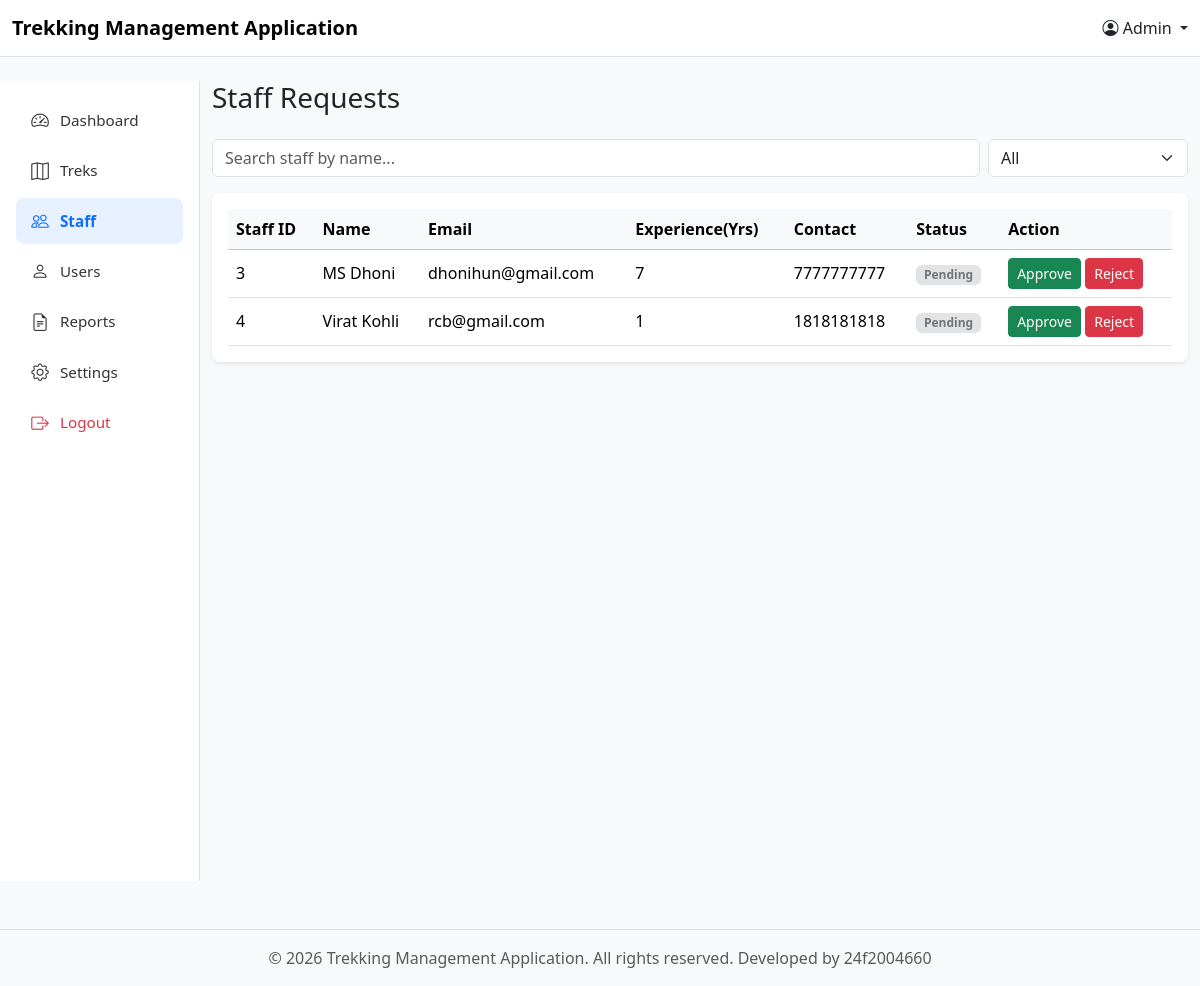
The page /manage_staffs on the database as committed earlier.
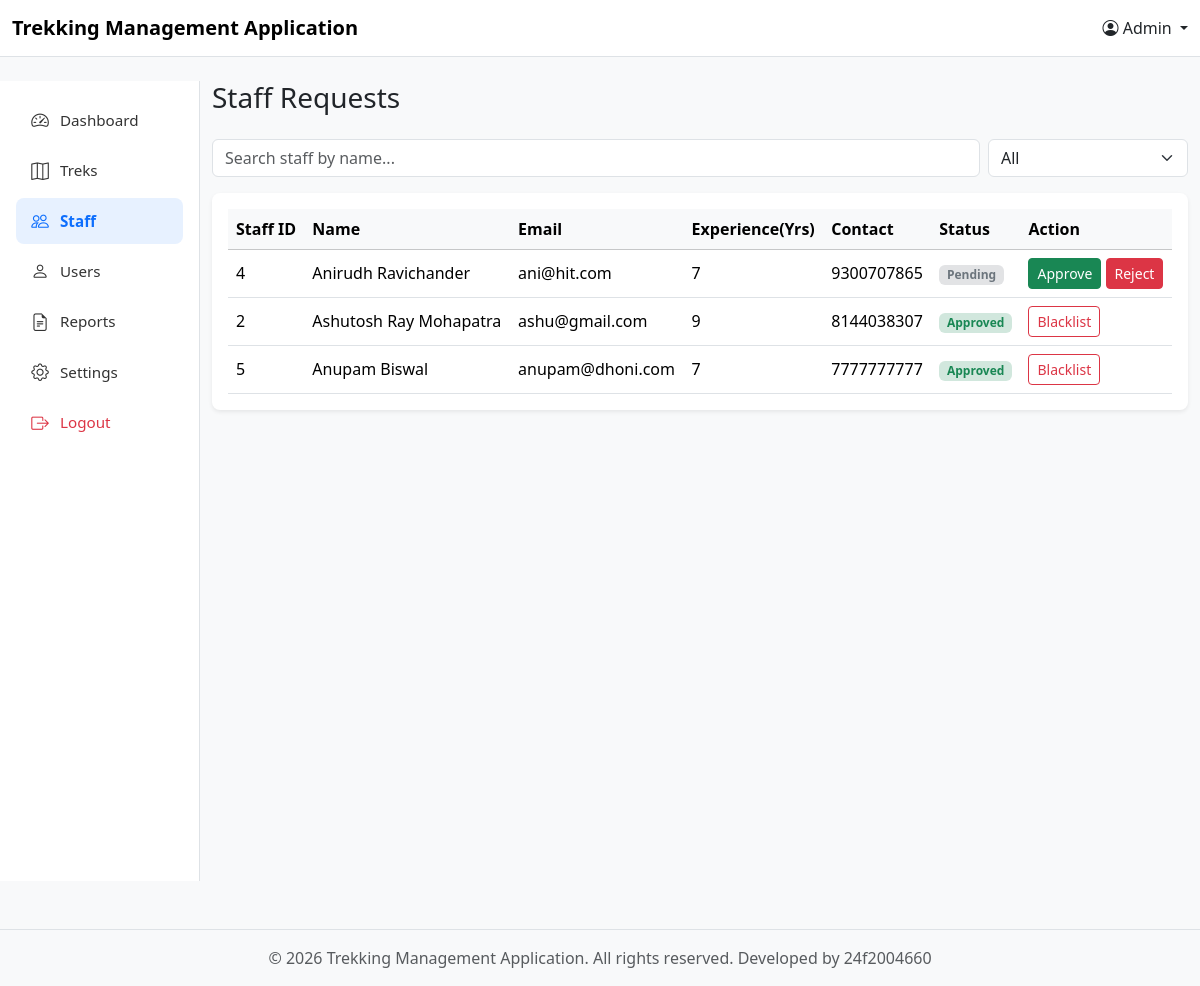
The same page on the database as committed later.
### models.py (models this page shows)
class staff_profile(db.Model):
    __tablename__ = 'staff_profile'
    id = db.Column(db.Integer, primary_key=True)
    staff_id = db.Column(db.Integer, db.ForeignKey('user_credentials.id'),unique = True, nullable=False) #linking user credentials to staff
    name = db.Column(db.String(100), nullable=False)
    address = db.Column(db.String(200), nullable=False)
    phone_number = db.Column(db.String(20), nullable=False)
    experience = db.Column(db.String(100), nullable=False)
    status = db.Column(db.Integer, nullable=False, default = 0) #0-registered(pending), 1-approved, 2-rejected,
    treks = db.relationship('Trek', backref='assigned_staff')

class User_Credentials(db.Model):
    __tablename__ = 'user_credentials' #user defined table name
    id =db.Column(db.Integer, primary_key=True)
    email = db.Column(db.String(100), unique=True, nullable=False)
    password = db.Column(db.String, nullable=False)
    role = db.Column(db.String(20), nullable=False) #allowed only 3 values admin 0, staff 1, user 2
    user = db.relationship('user_profile', cascade="all, delete", backref='user_back')
    staff = db.relationship('staff_profile', cascade="all, delete", backref='staff_back')

### controller.py (the view)
@app.route("/manage_staffs")
def admin_manage_staffs():
    s_data = get_staff_data()
    return render_template("Admin_templates/admin_manage_staffs.html", s_data=s_data)

### controller.py (called while the page is built)
def get_staff_data():
    s_data = db.session.query(staff_profile).filter().all()
    return s_data

### templates/Admin_templates/admin_manage_staffs.html (shortened to what this page needs)
{% extends "base.html" %}
{% set current_user = 'Admin' %}
{% block content %}
    <div class="row">
        {% set current_page = "staff" %}
        {% include "Admin_templates/components/admin_menu.html" %}
        <div class="col-md-10">
            <h3 class="mb-4">Staff Requests</h3>
            <div class="d-flex gap-2 mb-3">
                <input type="text" class="form-control" id="searchInput" placeholder="Search staff by name..." onkeyup="filterStaff()">
                <select class="form-select" style="max-width: 200px;" name="status" onchange="showStaffDetails()">
                    <option selected value="all">All</option>
                </select>
            </div>
            <div class="card border-0 shadow-sm rounded-3">
                <div class="card-body pt-3">
                    <table class="table table-hover align-middle mb-0">
                        <thead class="table-light">
                            <tr>
                                <th>Staff ID</th>
                                <th>Name</th>
                                <th>Email</th>
                                <th>Experience(Yrs)</th>
                                <th>Contact</th>
                                <th>Status</th>
                                <th>Action</th>
                            </tr>
                        </thead>
                        <tbody>
                            {%for s in s_data %}
                            {% if s.status == 0 %}
                                <tr name="staffRow" data-status="0" data-name="{{ s.name|lower }}">
                                    <td>{{s.staff_id}}</td>
                                    <td>{{s.name}}</td>
                                    <td>{{s.staff_back.email}}</td>
                                    <td>{{s.experience}}</td>
                                    <td>{{s.phone_number}}</td>
                                    <td><span class="badge bg-secondary-subtle text-secondary">Pending</span></td>
                                    <td>
                                        <a href="/approve_staff?staff_id={{s.staff_id}}" class="btn btn-success btn-sm">Approve</a>
                                        <a href="/blacklist_staff?staff_id={{s.staff_id}}" class="btn btn-danger btn-sm">Reject</a>
                                    </td>
                                </tr>
                            {% endif %}
                            {%endfor%}
                            {%for s in s_data %}
                            {% if s.status == 1 %}
                                <tr name="staffRow" data-status="1" data-name="{{ s.name|lower }}">
                                    <td>{{s.staff_id}}</td>
                                    <td>{{s.name}}</td>
                                    <td>{{s.staff_back.email}}</td>
                                    <td>{{s.experience}}</td>
                                    <td>{{s.phone_number}}</td>
                                    <td><span class="badge bg-success-subtle text-success">Approved</span></td>
                                    <td>
                                        <a href="/blacklist_staff?staff_id={{s.staff_id}}" class="btn btn-outline-danger btn-sm">Blacklist</a>
                                    </td>
                                </tr>
                            {% endif %}
                            {%endfor%}
                        </tbody>
                    </table>
                </div>
            </div>
        </div>
    </div>
{% endblock %}

### templates/base.html (shortened to what this page needs)
<!DOCTYPE html>
<html lang="en">
<head>
    <link href="https://cdn.jsdelivr.net/npm/bootstrap@5.3.7/dist/css/bootstrap.min.css" rel="stylesheet">
    <link href="https://cdn.jsdelivr.net/npm/bootstrap-icons@1.11.3/font/bootstrap-icons.min.css" rel="stylesheet">
</head>
<body class="bg-light">
<nav class="navbar navbar-expand-lg bg-white border-bottom">
    <div class="container-fluid">
        <a class="navbar-brand fw-bold" href="#">
            Trekking Management Application
        </a>
        <div class="dropdown">
            <a href="#" class="text-dark text-decoration-none dropdown-toggle"
                data-bs-toggle="dropdown">
                <i class="bi bi-person-circle"></i> {{ current_user }}
            </a>
        </div>
    </div>
</nav>
<div class="container-fluid mt-4">
    {% block content %}
    {% endblock %}
</div>
<footer class="border-top mt-5 py-3">
    <div class="container-fluid">
        <center>
            <span class="bg-red text-muted">
                &copy; 2026 Trekking Management Application. All rights reserved.
            </span>
            <span class="text-muted">
                Developed by 24f2004660
            </span>
        </center>
    </div>
</footer>
</body>
</html>

### templates/Admin_templates/components/admin_menu.html (shortened to what this page needs)
<div class="col-md-2 admin-sidebar border-end vh-100 p-3">
    <nav class="nav flex-column">
        <a href="{{ url_for('admin_dashboard') }}"
           class="nav-link {% if current_page == 'dashboard' %}active{% endif %}"
           >
            <i class="bi bi-speedometer2"></i>
            Dashboard
        </a>
        <a href="{{ url_for('admin_manage_treks') }}"
           class="nav-link {% if current_page == 'treks' %}active{% endif %}">
            <i class="bi bi-map"></i>
            Treks
        </a>
        <a href="{{ url_for('admin_manage_staffs') }}"
           class="nav-link {% if current_page == 'staff' %}active{% endif %}">
            <i class="bi bi-people"></i>
            Staff
        </a>
        <a href="{{ url_for('admin_manage_users') }}"
           class="nav-link {% if current_page == 'users' %}active{% endif %}">
            <i class="bi bi-person"></i>
            Users
        </a>
        <a href="#"
           class="nav-link {% if current_page == 'reports' %}active{% endif %}">
            <i class="bi bi-file-earmark-text"></i>
            Reports
        </a>
        <a href="#"
           class="nav-link {% if current_page == 'settings' %}active{% endif %}">
            <i class="bi bi-gear"></i>
            Settings
        </a>
        <a href="{{ url_for('homepage') }}"
           class="nav-link text-danger">
            <i class="bi bi-box-arrow-right"></i>
            Logout
        </a>
    </nav>
</div>

### templates/Admin_templates/components/admin_menu.html (style rules this page uses)
.admin-sidebar { background-color: #ffffff; }
.admin-sidebar .nav-link { color: #333; border-radius: 8px; padding: 10px 14px; margin-bottom: 4px; display: flex; align-items: center; font-size: 0.95rem; transition: background-color 0.15s ease, color 0.15s ease; }
.admin-sidebar .nav-link i { font-size: 1.1rem; margin-right: 10px; width: 20px; text-align: center; }
.admin-sidebar .nav-link.active { background-color: #e7f1ff; color: #0d6efd; font-weight: 600; }

Rows that differ between the two databases and show on the page:
removed staff_profile: staff_id "3", name "MS Dhoni", staff_back.email "dhonihun@gmail.com", experience "7", phone_number "7777777777", shown under "Staff Requests"
changed staff_profile: name "Virat Kohli" → "Anirudh Ravichander"; staff_back.email "rcb@gmail.com" → "ani@hit.com"; experience "1" → "7"; phone_number "1818181818" → "9300707865"
added staff_profile: staff_id "2", name "Ashutosh Ray Mohapatra", staff_back.email "ashu@gmail.com", experience "9", phone_number "8144038307"
added staff_profile: staff_id "5", name "Anupam Biswal", staff_back.email "anupam@dhoni.com", experience "7", phone_number "7777777777"
